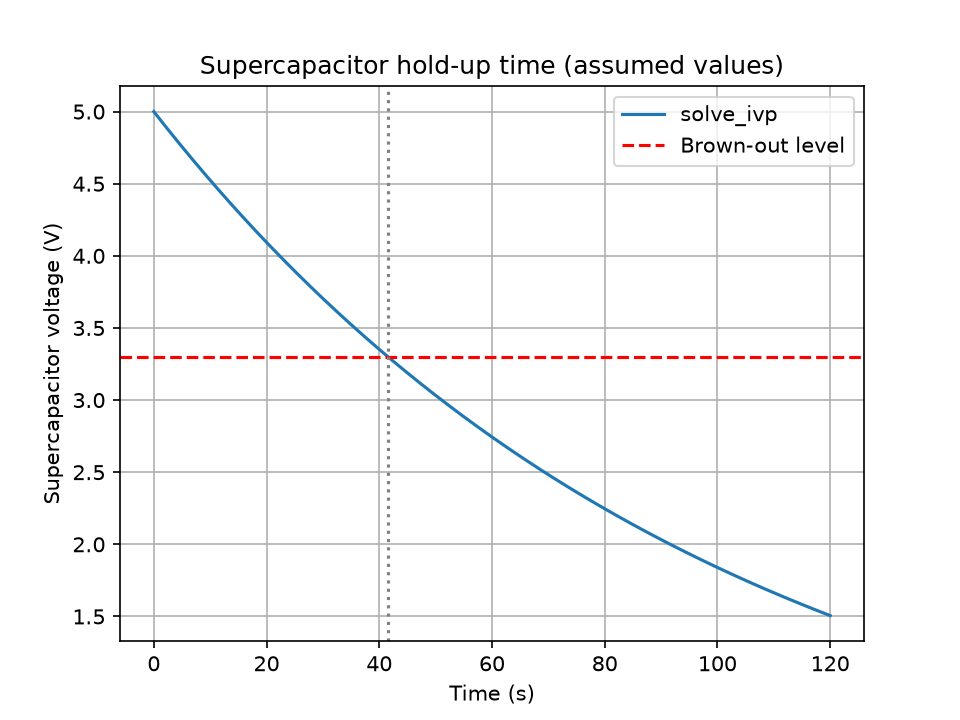

Reproduce this figure in Python.
from pathlib import Path

import numpy as np
from scipy.integrate import solve_ivp
import matplotlib.pyplot as plt

# Real-world case: a supercapacitor keeps a sensor node alive after the
# power supply is cut. All numbers are ASSUMED (made up), not measured.
#   dV/dt = -V / (R_load * C)
V_start = 5.0        # voltage when the supply fails (V)
V_min = 3.3          # node resets (brown-out) below this voltage (V)
R_load = 1000.0      # equivalent load resistance (ohms)
C = 0.1              # supercapacitor (farads)

def discharge(t, V):
    return [-V[0] / (R_load * C)]

t_eval = np.linspace(0, 120, 1201)
solution = solve_ivp(
    discharge,
    (0, 120),
    [V_start],
    t_eval=t_eval,
    rtol=1e-9,
    atol=1e-11
)

voltage = solution.y[0]
exact = V_start * np.exp(-solution.t / (R_load * C))

# First time the voltage drops below the brown-out level
index = np.argmax(voltage < V_min)
t_holdup = solution.t[index]
t_holdup_exact = R_load * C * np.log(V_start / V_min)

print("Solver success:", solution.success)
print(f"Voltage after 120 s: {voltage[-1]:.4f} V")
print(f"Hold-up time (simulation): {t_holdup:.1f} s")
print(f"Hold-up time (formula): {t_holdup_exact:.2f} s")
print(f"Maximum error against exact solution: {np.max(np.abs(voltage - exact)):.3e} V")

plt.plot(solution.t, voltage, label="solve_ivp")
plt.axhline(V_min, linestyle="--", color="red", label="Brown-out level")
plt.axvline(t_holdup_exact, linestyle=":", color="gray")
plt.xlabel("Time (s)")
plt.ylabel("Supercapacitor voltage (V)")
plt.title("Supercapacitor hold-up time (assumed values)")
plt.legend()
plt.grid(True)
plt.savefig(Path(__file__).with_name("Task_18_real_world_case.png"), dpi=150)
plt.show()
